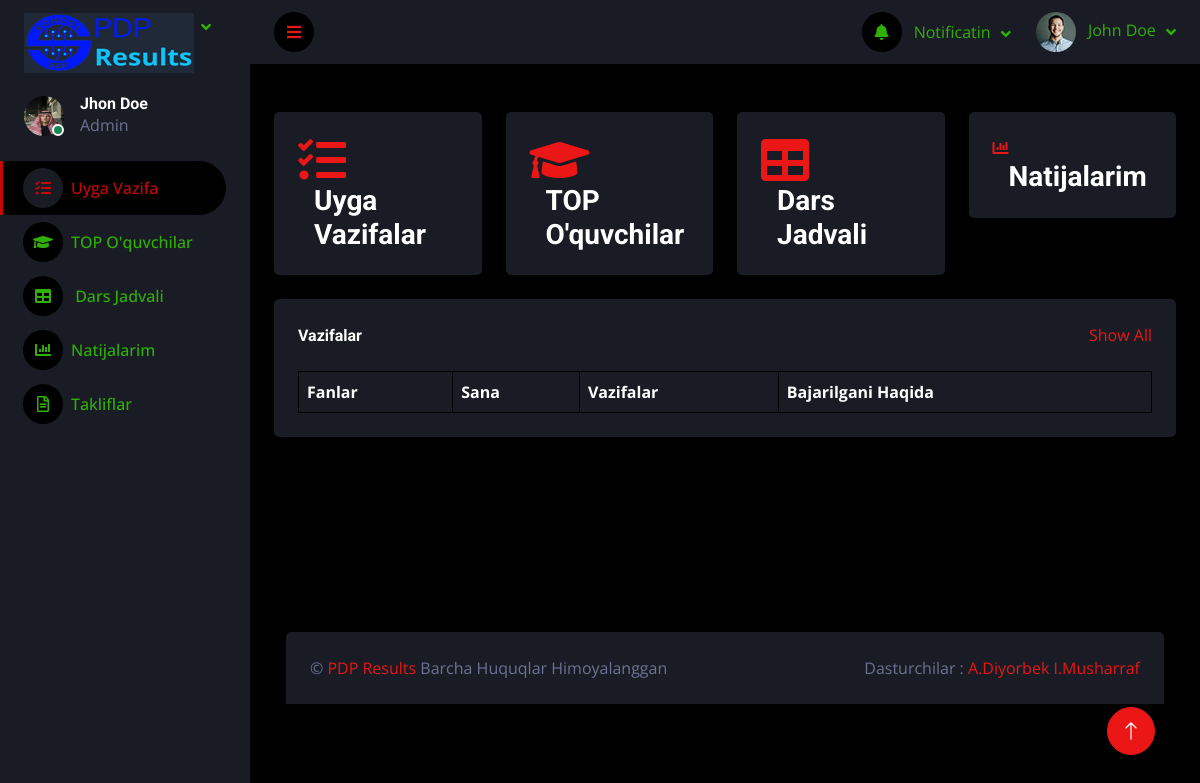
Before: /panel/ with the older database file.
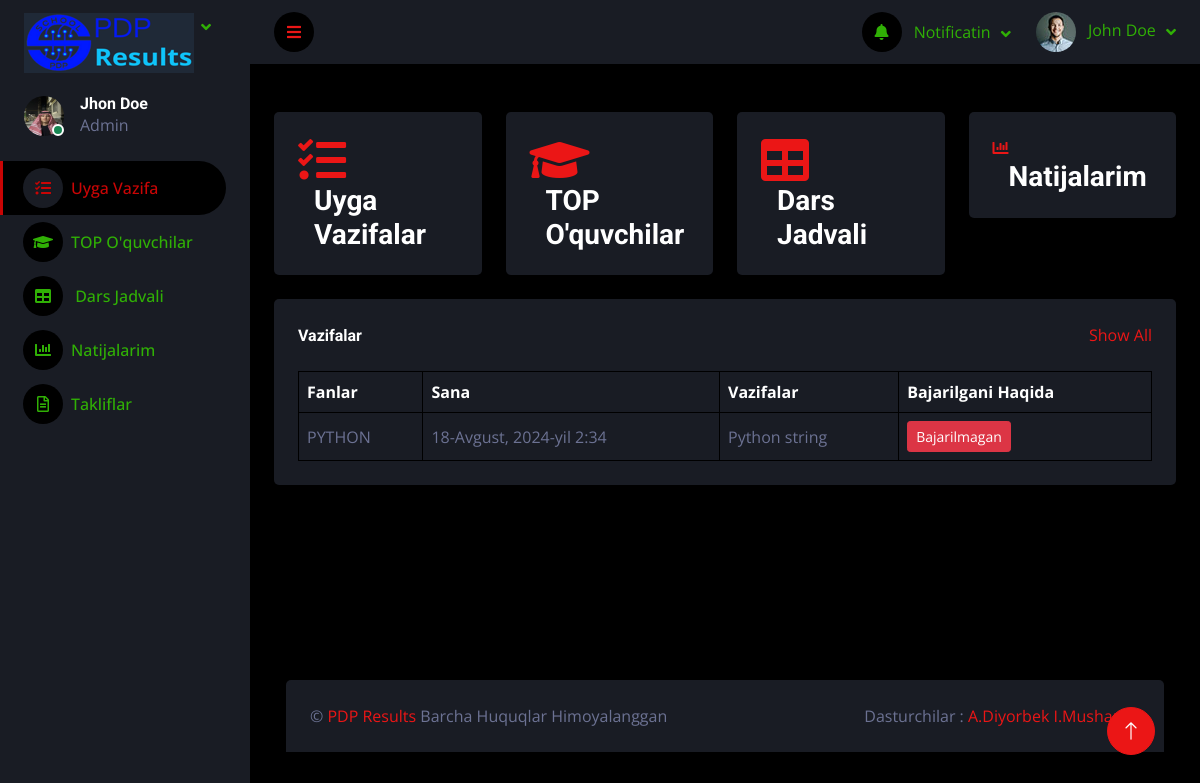
After: the same page with the newer database file.
### panel/models.py (models this page shows, shortened)
class Homework(models.Model):
    SINCE_CHOICES = [
        ('C++', 'c++'),
        ('JAVA', 'java'),
        ('PYTHON', 'python'),
        ('FRONTEND', 'frontend'),
        ('ROBOTEXNIKA', 'robotexnika'),
        ('FIZIKA', 'fizika'),
        ('MATEMATIKA', 'matemateka'),
        ('INGILIZ TILI', 'ingiliz tili'),
        ('RUS TILI', 'rus tili'),
        ('STA', 'sta'),
        ('ONA TILI', 'ona tili'),
        ('TARBIYA', 'tarbiya'),
        ('JISMONIY', 'jismoniy'),
        ('TARIX', 'tarix'),
        ('BiOLOGIYA', 'biologiya'),
        ('GEOMETRIYA', 'geometriya'),
        ('GEOGRAFIYA', 'geografiya'), ]
    date = models.DateTimeField()
    homework = models.CharField(max_length=255, blank=True, null=True)
    since = models.CharField(max_length=20, choices=SINCE_CHOICES)
    status = models.CharField(max_length=255, blank=True, null=True)
    class Meta:
        verbose_name = 'Homework'
        verbose_name_plural = 'HomeWork'
        db_table = 'homework'

### panel/views.py (the view)
# urls.py: path('', HomeWorkView.as_view(), name='homework'),
class HomeWorkView(ListView):
    model = Homework
    context_object_name = "homeworks"
    template_name = "studentspanel/index.html"

### templates/studentspanel/index.html (shortened to what the changed rows need)
<!DOCTYPE html>
<html lang="en">
<head>
    <link href="https://cdnjs.cloudflare.com/ajax/libs/font-awesome/5.10.0/css/all.min.css" rel="stylesheet">
    <link href="https://cdn.jsdelivr.net/npm/bootstrap-icons@1.4.1/font/bootstrap-icons.css" rel="stylesheet">
    <link href="../../static/darkpan-1.0.0/libim/owlcarouselim/assetsim/owl.carouselim.min.css" rel="stylesheet">
    <link href="../../static/darkpan-1.0.0/libim/tempusdominusim/cssim/tempusdominus-bootstrap-4Davlat.min.css"
          rel="stylesheet"/>
    <link href="../../static/darkpan-1.0.0/cssim/bootstrap.minim.css" rel="stylesheet">
    <link href="../../static/darkpan-1.0.0/cssim/styleim.css" rel="stylesheet">
</head>
<body>
<div class="container-fluid pt-4 px-4">
    <div class="bg-secondary text-center rounded p-4">
        <div class="table-responsive">
            <table class="table text-start align-middle table-bordered table-hover mb-0">
                <thead>
                <tr class="text-white">
                    <th scope="col">Fanlar</th>
                    <th scope="col">Sana</th>
                    <th scope="col">Vazifalar</th>
                    <th scope="col">Bajarilgani Haqida</th>
                </tr>
                </thead>
                <tbody>
                {% for home in homeworks %}
                <tr>
                    <td>{{ home.since }}</td>
                    <td>{{ home.date }}</td>
                    <td>{{ home.homework }}</td>
                    <td><a id="statusBtn" class="btn btn-sm btn-danger" href="#" onclick="toggleStatus()">{{ home.status }}</a></td>
                </tr>
                {% endfor %}
                </tbody>
            </table>
        </div>
    </div>
</div>
</body>
</html>

Changed rows visible on the page:
added Homework: since "PYTHON", date "18-Avgust, 2024-yil 2:34", homework "Python string", status "Bajarilmagan"
